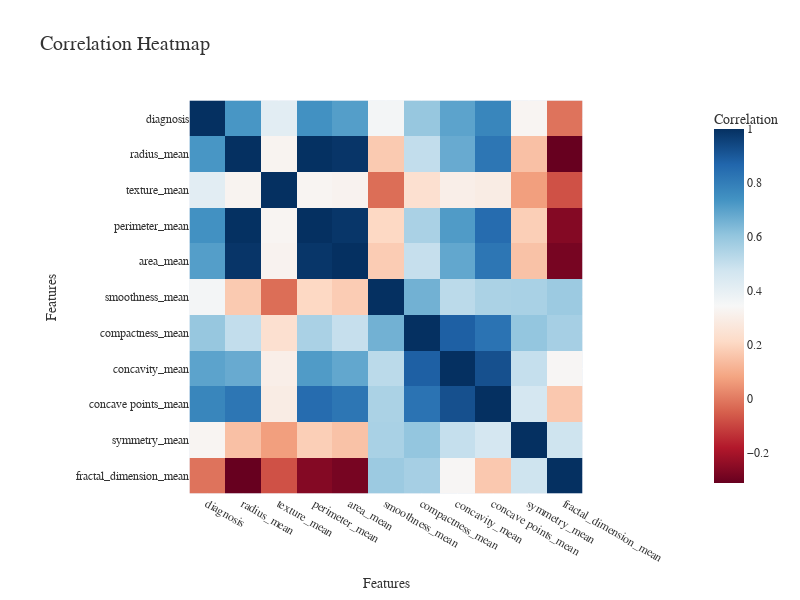

The notebook cell this image was saved under:
### Code cell
fig = px.imshow(data[cols].corr(), labels=dict(x="Features", y="Features", color="Correlation"),
                x=cols, y=cols, color_continuous_scale='RdBu', title="Correlation Heatmap")

# Update layout and fonts
fig.update_layout(width=800, height=600, title_font_size=20, font=dict(family="Arial", size=12, color="#333333"))

# Show the figure
fig.show()

### Figure 1 — Plotly figure (JSON) as saved in the notebook; plotly's stock layout.template omitted (floating-point values rounded to 4 significant figures)
{"data": [{"coloraxis": "coloraxis", "hovertemplate": "Features: %{x}<br>Features: %{y}<br>Correlation: %{z}<extra></extra>", "name": "0", "type": "heatmap", "x": ["diagnosis", "radius_mean", "texture_mean", "perimeter_mean", "area_mean", "smoothness_mean", "compactness_mean", "concavity_mean", "concave points_mean", "symmetry_mean", "fractal_dimension_mean"], "xaxis": "x", "y": ["diagnosis", "radius_mean", "texture_mean", "perimeter_mean", "area_mean", "smoothness_mean", "compactness_mean", "concavity_mean", "concave points_mean", "symmetry_mean", "fractal_dimension_mean"], "yaxis": "y", "z": [[1, 0.73, 0.4152, 0.7426, 0.709, 0.3586, 0.5965, 0.6964, 0.7766, 0.3305, -0.01284], [0.73, 1, 0.3238, 0.9979, 0.9874, 0.1706, 0.5061, 0.6768, 0.8225, 0.1477, -0.3116], [0.4152, 0.3238, 1, 0.3295, 0.3211, -0.02339, 0.2367, 0.3024, 0.2935, 0.0714, -0.07644], [0.7426, 0.9979, 0.3295, 1, 0.9865, 0.2073, 0.5569, 0.7161, 0.851, 0.183, -0.2615], [0.709, 0.9874, 0.3211, 0.9865, 1, 0.177, 0.4985, 0.686, 0.8233, 0.1513, -0.2831], [0.3586, 0.1706, -0.02339, 0.2073, 0.177, 1, 0.6591, 0.522, 0.5537, 0.5578, 0.5848], [0.5965, 0.5061, 0.2367, 0.5569, 0.4985, 0.6591, 1, 0.8831, 0.8311, 0.6026, 0.5654], [0.6964, 0.6768, 0.3024, 0.7161, 0.686, 0.522, 0.8831, 1, 0.9214, 0.5007, 0.3368], [0.7766, 0.8225, 0.2935, 0.851, 0.8233, 0.5537, 0.8311, 0.9214, 1, 0.4625, 0.1669], [0.3305, 0.1477, 0.0714, 0.183, 0.1513, 0.5578, 0.6026, 0.5007, 0.4625, 1, 0.4799], [-0.01284, -0.3116, -0.07644, -0.2615, -0.2831, 0.5848, 0.5654, 0.3368, 0.1669, 0.4799, 1]]}], "layout": {"coloraxis": {"colorbar": {"title": {"text": "Correlation"}}, "colorscale": [[0, "rgb(103,0,31)"], [0.1, "rgb(178,24,43)"], [0.2, "rgb(214,96,77)"], [0.3, "rgb(244,165,130)"], [0.4, "rgb(253,219,199)"], [0.5, "rgb(247,247,247)"], [0.6, "rgb(209,229,240)"], [0.7, "rgb(146,197,222)"], [0.8, "rgb(67,147,195)"], [0.9, "rgb(33,102,172)"], [1, "rgb(5,48,97)"]]}, "font": {"color": "#333333", "family": "Arial", "size": 12}, "height": 600, "title": {"font": {"size": 20}, "text": "Correlation Heatmap"}, "width": 800, "xaxis": {"anchor": "y", "constrain": "domain", "domain": [0, 1], "scaleanchor": "y", "title": {"text": "Features"}}, "yaxis": {"anchor": "x", "autorange": "reversed", "constrain": "domain", "domain": [0, 1], "title": {"text": "Features"}}}}
